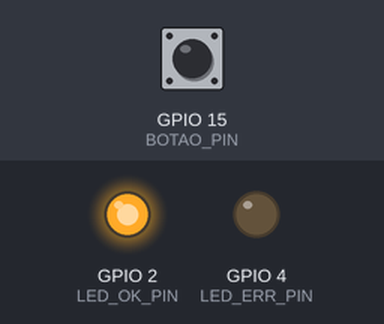
Bench run of a sketch on a simulated ESP32. On the bench: output pins drawn as LEDs (lit = HIGH). Dashed ring = blinking. Inputs (shaded band) come from the test bench; at power-on: GPIO 15 (BOTAO_PIN) HIGH. WiFi joins after 1.5 s; servers stay silent unless stated; the local clock reads 2024-03-15 10:24:30 at power-on unless the sketch sets it; no MQTT or app messages arrive unless stated; what the sketch prints to the serial monitor is not drawn.

Above: at 1.65 s.
At 2.7 s:
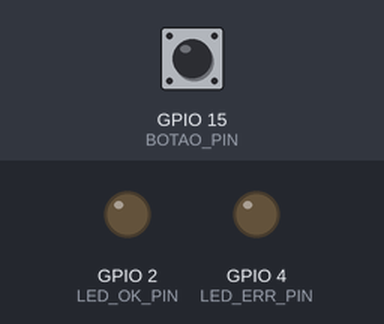
2.8 s: GPIO 15 (BOTAO_PIN) pulled LOW for 0.15 s
At 3.25 s:
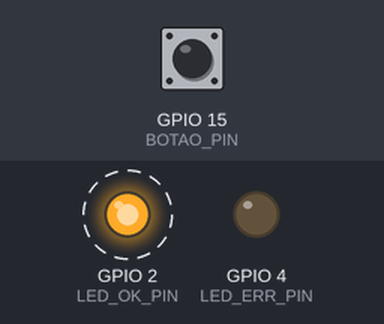
Timing chart, 0 to 5.8 s (numbered marks = the images above; inputs shaded):
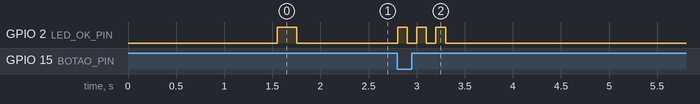

The sketch:

etiquetagem.ino
```cpp
#include <WiFi.h>
#include <PubSubClient.h>
#include <ArduinoJson.h>
#include "config.h"

WiFiClient espClient;
PubSubClient mqtt(espClient);
int sequencia = 1;
bool botaoAnterior = HIGH;
unsigned long ultimoPressionamento = 0;

void conectarWiFi() {
  Serial.print("📶 Conectando WiFi");
  WiFi.begin(WIFI_SSID, WIFI_PASS);
  while (WiFi.status() != WL_CONNECTED) {
    delay(500);
    Serial.print(".");
  }
  Serial.println("\n✅ WiFi conectado!");
  configTime(-3 * 3600, 0, "pool.ntp.org");
}

void conectarMQTT() {
  while (!mqtt.connected()) {
    Serial.print("📡 Conectando MQTT...");
    if (mqtt.connect(MQTT_CLIENT)) {
      Serial.println(" conectado!");
      digitalWrite(LED_OK_PIN, HIGH);
      delay(200);
      digitalWrite(LED_OK_PIN, LOW);
    } else {
      digitalWrite(LED_ERR_PIN, HIGH);
      delay(3000);
      digitalWrite(LED_ERR_PIN, LOW);
    }
  }
}

void publicarLote() {
  char codigo[32];
  sprintf(codigo, "LOT-%03d", sequencia++);
  String topico = String(MQTT_TOPIC_LOTE) + "/" + codigo;
  StaticJsonDocument<128> doc;
  doc["produto_id"] = PRODUTO_ID;
  doc["quantidade"] = 1;
  char payload[128];
  serializeJson(doc, payload);
  if (mqtt.publish(topico.c_str(), payload)) {
    Serial.printf("✅ Lote publicado: %s\n", codigo);
    for (int i = 0; i < 3; i++) {
      digitalWrite(LED_OK_PIN, HIGH);
      delay(100);
      digitalWrite(LED_OK_PIN, LOW);
      delay(100);
    }
  } else {
    Serial.println("❌ Erro ao publicar lote");
    digitalWrite(LED_ERR_PIN, HIGH);
    delay(500);
    digitalWrite(LED_ERR_PIN, LOW);
  }
}

void setup() {
  Serial.begin(115200);
  pinMode(BOTAO_PIN, INPUT_PULLUP);
  pinMode(LED_OK_PIN, OUTPUT);
  pinMode(LED_ERR_PIN, OUTPUT);
  conectarWiFi();
  mqtt.setServer(MQTT_BROKER, MQTT_PORT);
}

void loop() {
  if (WiFi.status() != WL_CONNECTED) conectarWiFi();
  if (!mqtt.connected()) conectarMQTT();
  mqtt.loop();
  bool botaoAtual = digitalRead(BOTAO_PIN);
  if (botaoAnterior == HIGH && botaoAtual == LOW) {
    if (millis() - ultimoPressionamento >= 500) {
      ultimoPressionamento = millis();
      publicarLote();
    }
  }
  botaoAnterior = botaoAtual;
}
```

config.h
```cpp
#pragma once

#define WIFI_SSID       "seu_wifi"
#define WIFI_PASS       "sua_senha"

#define MQTT_BROKER     "192.168.1.100"
#define MQTT_PORT       1883
#define MQTT_USER       ""
#define MQTT_PASS       ""
#define MQTT_CLIENT     "esp32-etiquetagem-01"

#define MQTT_TOPIC_LOTE "doceria/lote"

#define BOTAO_PIN       15
#define LED_OK_PIN      2
#define LED_ERR_PIN     4

#define PRODUTO_ID      1
#define VALIDADE_DIAS   180
```

Measured:
- after the input at 2.8 s, GPIO 2 (LED_OK_PIN): alternates HIGH for 0.10 s and LOW for 0.10 s, 6 changes in all, then stays LOW, starting at once
